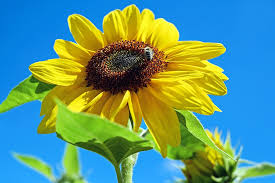
#> input picture threshold-inrange/sunflower.jpg, 275 x 183 px
$ jupyter execute thresholding.ipynb
#> lines starting #> are read from the running program, lines starting #| are printed output that depends on the picture; after the words box and inside, x2 and y2 are one past the last pixel; in counts of white or black regions, pixels touching at a corner belong together
[cell 1]
import cv2
import numpy as np

## Read
img = cv2.imread("sunflower.jpg")
#> img is the input picture: shape (183, 275, 3); mean B, G, R 128.7, 151.1, 94.5

## convert to hsv
hsv = cv2.cvtColor(img, cv2.COLOR_BGR2HSV)
#> hsv: shape (183, 275, 3); mean H, S, V 68.3, 213.7, 201.9

## mask of green (36,25,25) ~ (86, 255,255)
# mask = cv2.inRange(hsv, (36, 25, 25), (86, 255,255))
mask = cv2.inRange(hsv, (36, 25, 25), (70, 255,255))
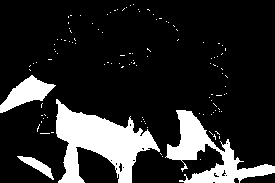
#> mask: shape (183, 275); 16.4% white; 115 white regions (111 under 20 px), largest, box (x1, y1, x2, y2) and area: (56, 99, 160, 183) 4119, (165, 110, 275, 183) 2674, (0, 75, 56, 113) 940, (17, 156, 54, 180) 285
# mask = cv2.inRange(hsv, (10, 100, 20), (25, 255,255))


## slice the green
imask = mask>0
green = np.zeros_like(img, np.uint8)
green[imask] = img[imask]
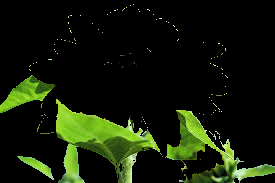
#> green: shape (183, 275, 3); mean B, G, R 8.1, 26.8, 18.4

## save
cv2.imwrite("green.png", green)
cv2.imshow('green region',green)
cv2.waitKey(0)
cv2.destroyAllWindows()

$ run again, with threshold-inrange/hsv_colormap.png saved as threshold-inrange/sunflower.jpg
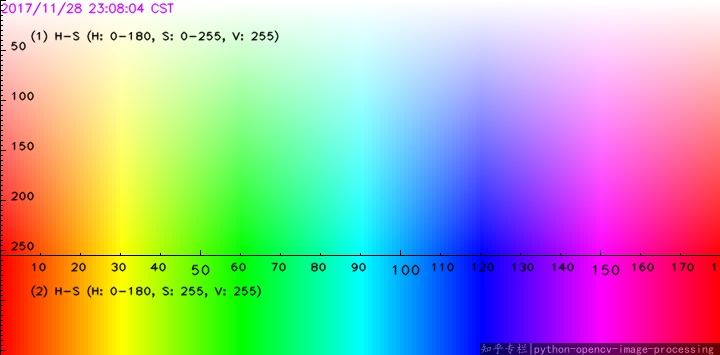
#> input picture threshold-inrange/hsv_colormap.png, 720 x 355 px
#> img is the input picture: shape (355, 720, 3); mean B, G, R 170.9, 171.2, 169.9
#> hsv: shape (355, 720, 3); mean H, S, V 90.1, 162.5, 249.5
#> `mask = cv2.inRange(hsv, (36, 25, 25), (70, 255,255))`:
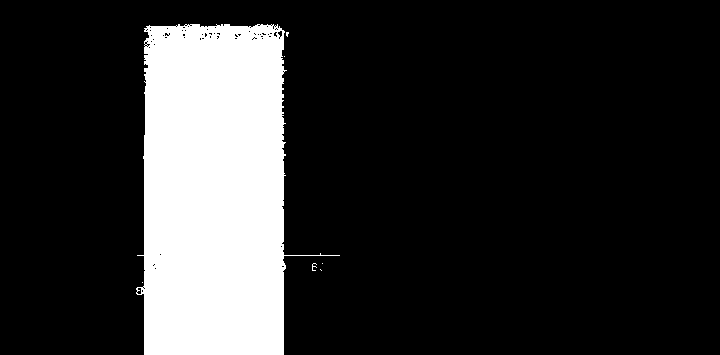
#> mask: shape (355, 720); 18% white; 7 white regions (6 under 20 px), largest, box (x1, y1, x2, y2) and area: (136, 24, 340, 355) 45875
#> `green[imask] = img[imask]`:
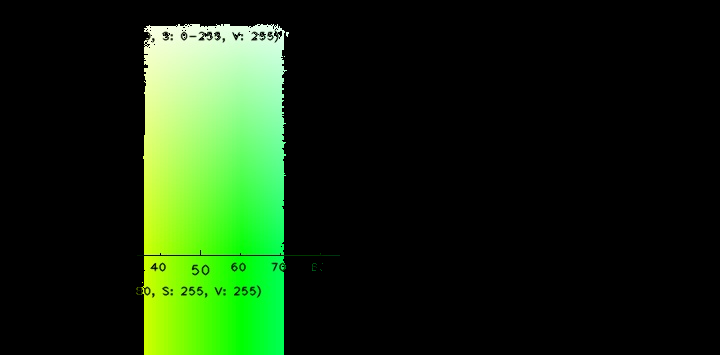
#> green: shape (355, 720, 3); mean B, G, R 15.8, 44.8, 22.9
